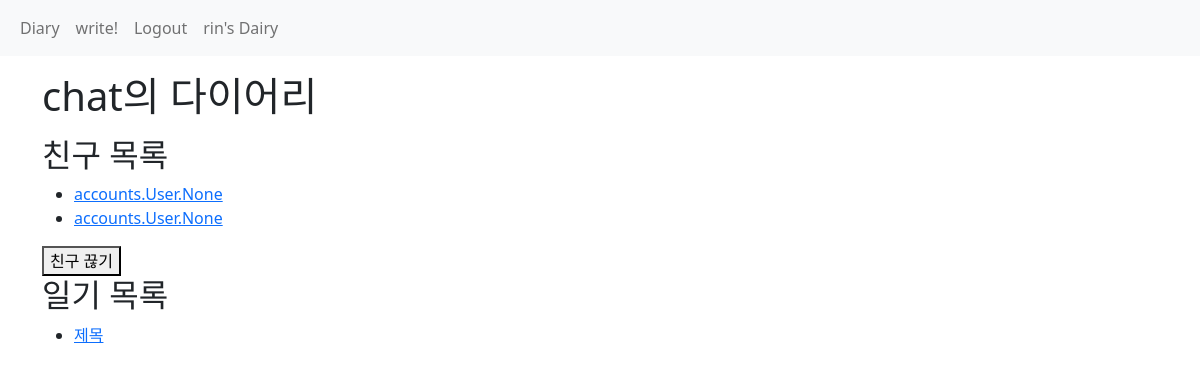
/accounts/chat/ (signed in), run on the app's committed database.
### accounts/models.py (models this page shows)
class User(AbstractUser):
    like_today = models.ManyToManyField(Today, related_name='like_users')  # 테이블 추가
    sad_today = models.ManyToManyField(Today, related_name='sad_users')
    best_today = models.ManyToManyField(Today, related_name='best_users')
    complete_today = models.ManyToManyField(Today, related_name='com_users')
    friends = models.ManyToManyField('self', symmetrical=True, related_name='friends')

### app/models.py (models this page shows)
class Today(models.Model):
    user = models.ForeignKey(settings.AUTH_USER_MODEL, on_delete=models.CASCADE)
    title = models.CharField(max_length=200)
    content = models.TextField()
    date = models.DateField()
    weather = models.CharField(max_length=200, choices= WEATHER_CHOICES)

### accounts/views.py (the view)
# urls.py: path('<str:username>/', views.profile, name='profile'),
@require_safe
def profile(request, username):
    profile_user = get_object_or_404(User, username=username)
    friend_list = request.user.friends.filter(pk=profile_user.pk).exists()
    return render(request, 'accounts/profile.html', {
        'profile_user': profile_user,
        'friend_list': friend_list,
    })

### accounts/templates/accounts/profile.html (shortened to what this page needs)
{% extends 'base.html' %}
{% block content %}
<h1>{{ profile_user.username }}의 다이어리</h1>
<p>
   {% include 'accounts/friends_list.html' %}
</p>
{% if profile_user != request.user %}
<form action="{% url 'accounts:friend' profile_user.username %}" method="POST">
    {% if friend_list %}
    <button>친구 끊기</button>
    {% else %}
    <button>친구 신청</button>
    {% endif %}
</form>
{% endif %}
{% include 'accounts/profile_index.html' %}
{% endblock content %}

### templates/_navbar.html (shortened to what this page needs)
<nav class="navbar navbar-expand-lg bg-light">
    <div class="container-fluid">
        <ul class="navbar-nav">
            <li class="nav-item">
                <a class="nav-link" href="{% url 'app:today_index' %}">Diary</a>
            </li>
            {% if request.user.is_authenticated %}
            <li class="nav-item">
                <a class="nav-link" href="{% url 'app:create_today' %}">write!</a>
            </li>
            <li class="nav-item">
                <a class="nav-link" href="{% url 'accounts:signout' %}">Logout</a>
            </li>
            <li class="nav-item">
                <a class="nav-link" href="{% url 'accounts:profile' request.user %}">
                    {{ request.user }}'s Dairy
                </a>
            </li>
            {% endif %}
        </ul>
    </div>
</nav>

### accounts/templates/accounts/friends_list.html
<h2>친구 목록</h2>
<ul>
    {% for profile_user in profile_user.friends.all %}
    <li>
        <a href="{% url 'accounts:profile' profile_user.username %}">{{ profile_user.friends }}</a>
    </li>
    {% endfor %}
</ul>

### accounts/templates/accounts/profile_index.html
<h2>일기 목록</h2>
<ul>
    {% for today in profile_user.today_set.all %}
    <li>
        <a href="{% url 'app:today_detail' today.pk %}">{{ today.title }}</a>
    </li>
    {% endfor %}
</ul>

### data on the page
User: user "rin", friends "accounts.User.None"
User: username "chat"
User: friends "accounts.User.None"
Today: title "제목"
